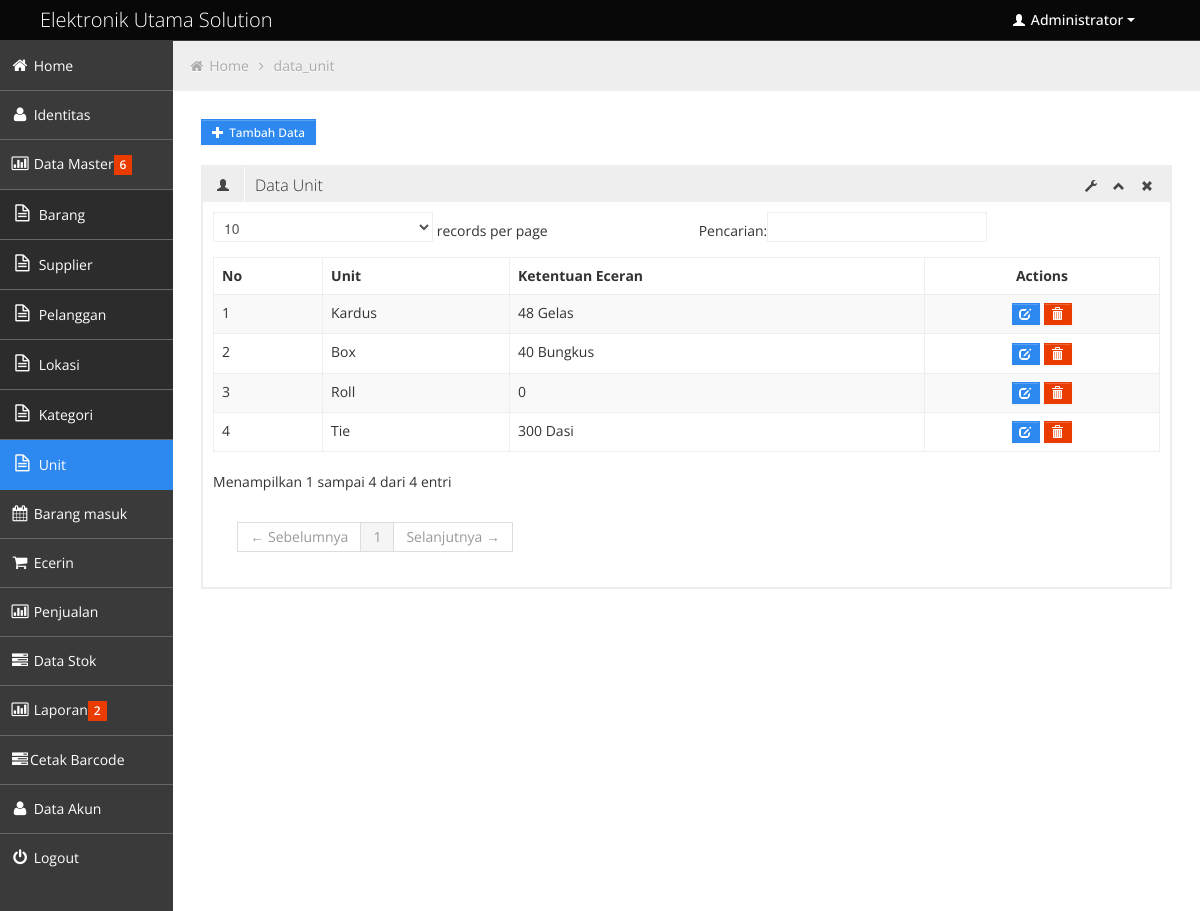
/index.php?halaman=data_unit (signed in), run on the app's committed database.
### tables this page shows
CREATE TABLE `identitas` (
  `id_identitas` int(3) NOT NULL AUTO_INCREMENT,
  `nama_identitas` varchar(100) NOT NULL,
  `alamat` varchar(30) NOT NULL,
  `telp` varchar(12) NOT NULL,
  `keterangan` varchar(30) NOT NULL,
  PRIMARY KEY (`id_identitas`)
);

CREATE TABLE `unit` (
  `unit_id` tinyint(3) NOT NULL AUTO_INCREMENT,
  `nama_unit` varchar(25) DEFAULT NULL,
  `eceran` int(11) DEFAULT NULL,
  `keterangan` varchar(15) DEFAULT NULL,
  PRIMARY KEY (`unit_id`)
);

### data_unit.php (the view, shortened to what this page needs)
<a href='index.php?halaman=form_data_master&kode=unit_insert' class='btn btn-small btn-primary'>
   <i class="halflings-icon white plus"></i> <span>Tambah Data</span>
   </a>
   <br/>
   <br/>
<div class='row-fluid sortable'>
				<div class='box span12'>
					<div class='box-header' data-original-title>
						<h2><i class='halflings-icon user'></i><span class='break'></span>Data Unit</h2>
						<div class='box-icon'>
							<a href='#' class='btn-setting'><i class='halflings-icon wrench'></i></a>
							<a href='#' class='btn-minimize'><i class='halflings-icon chevron-up'></i></a>
							<a href='#' class='btn-close'><i class='halflings-icon remove'></i></a>
						</div>
					</div>
					<div class='box-content'>
						<table class='table table-striped table-bordered bootstrap-datatable datatable'>
						  <thead>
							  <tr>
								  <th>No</th>
								  <th>Unit</th>
								  <th>Ketentuan Eceran</th>
								  <th><center>Actions</center></th>
							  </tr>
						  </thead>
						  <tbody>
							<?php
		$qtmpil_barang="select * from unit order by unit_id asc";
		$qp_brg=mysql_query($qtmpil_barang) or die('Gagal');
		$no=1;
		while($row1=mysql_fetch_array($qp_brg)){ ?>
		<tr><td><?php echo "$no"; ?></td>
          <td><?php echo "$row1[nama_unit]"; ?></td>
          <td><?php echo "$row1[eceran] ".$row1['keterangan']; ?></td>
          <td><center><?php echo "<a class='btn btn-mini btn-primary' href=index.php?halaman=form_ubah_data&kode=unit_update&id=$row1[unit_id]>"; ?>
          	 <i class='halflings-icon white edit'></i>
			 <?php echo "</a> ";
			 echo "<a class='btn btn-mini btn-danger' href='proses.php?proses=unit_delete&id=$row1[unit_id]'>"; ?>
          	 <i class='halflings-icon white trash'></i>
			 <?php echo "</a>";
          echo"</center></td>
							</tr>";
							$no++;}?>
						  </tbody>
					  </table>
					</div>
				</div>
			</div>

### header.php (shortened to what this page needs)
<div class="navbar">
	<div class="navbar-inner">
		<div class="container-fluid">
			<a class="brand" href="index.html"><span><?php echo"$idn[nama_identitas]";?></span></a>
			<div class="nav-no-collapse header-nav">
				<ul class="nav pull-right">
					<li class="dropdown">
						<a class="btn dropdown-toggle" data-toggle="dropdown" href="#">
							<i class="halflings-icon white user"></i> Administrator
							<span class="caret"></span>
						</a>
					</li>
				</ul>
			</div>
		</div>
	</div>
</div>

### css/halflings.css (style rules this page uses)
html, html .halflings { -webkit-font-smoothing: antialiased !important; }
.halflings-icon { display: inline-block; width: 14px; height: 14px; line-height: 14px; vertical-align: text-top; background-image: url(../img/glyphicons_halflings.svg); background-position: 0 0; background-repeat: no-repeat; vertical-align: top; *display: inline; *zoom: 1; *margin-right: .3em; }
.halflings-icon.white { background-image: url(../img/glyphicons_halflings-white.svg); }
.halflings-icon.user { background-position: -168px 0; }
.halflings-icon.remove { background-position: -312px 0; }
.halflings-icon.trash { background-position: -456px 0; }
.halflings-icon.edit { background-position: -96px -72px; }
.halflings-icon.plus { background-position: -408px -96px; }
.halflings-icon.chevron-up { background-position: -288px -120px; }
.halflings-icon.wrench { background-position: -360px -144px; }

### data on the page
identitas: nama_identitas "Elektronik Utama Solution"
unit: nama_unit "Kardus", eceran "48", keterangan "Gelas"
unit: nama_unit "Box", eceran "40", keterangan "Bungkus"
unit: nama_unit "Roll", eceran "0"
unit: nama_unit "Tie", eceran "300", keterangan "Dasi"

### other printed values
$hal "data_unit"
